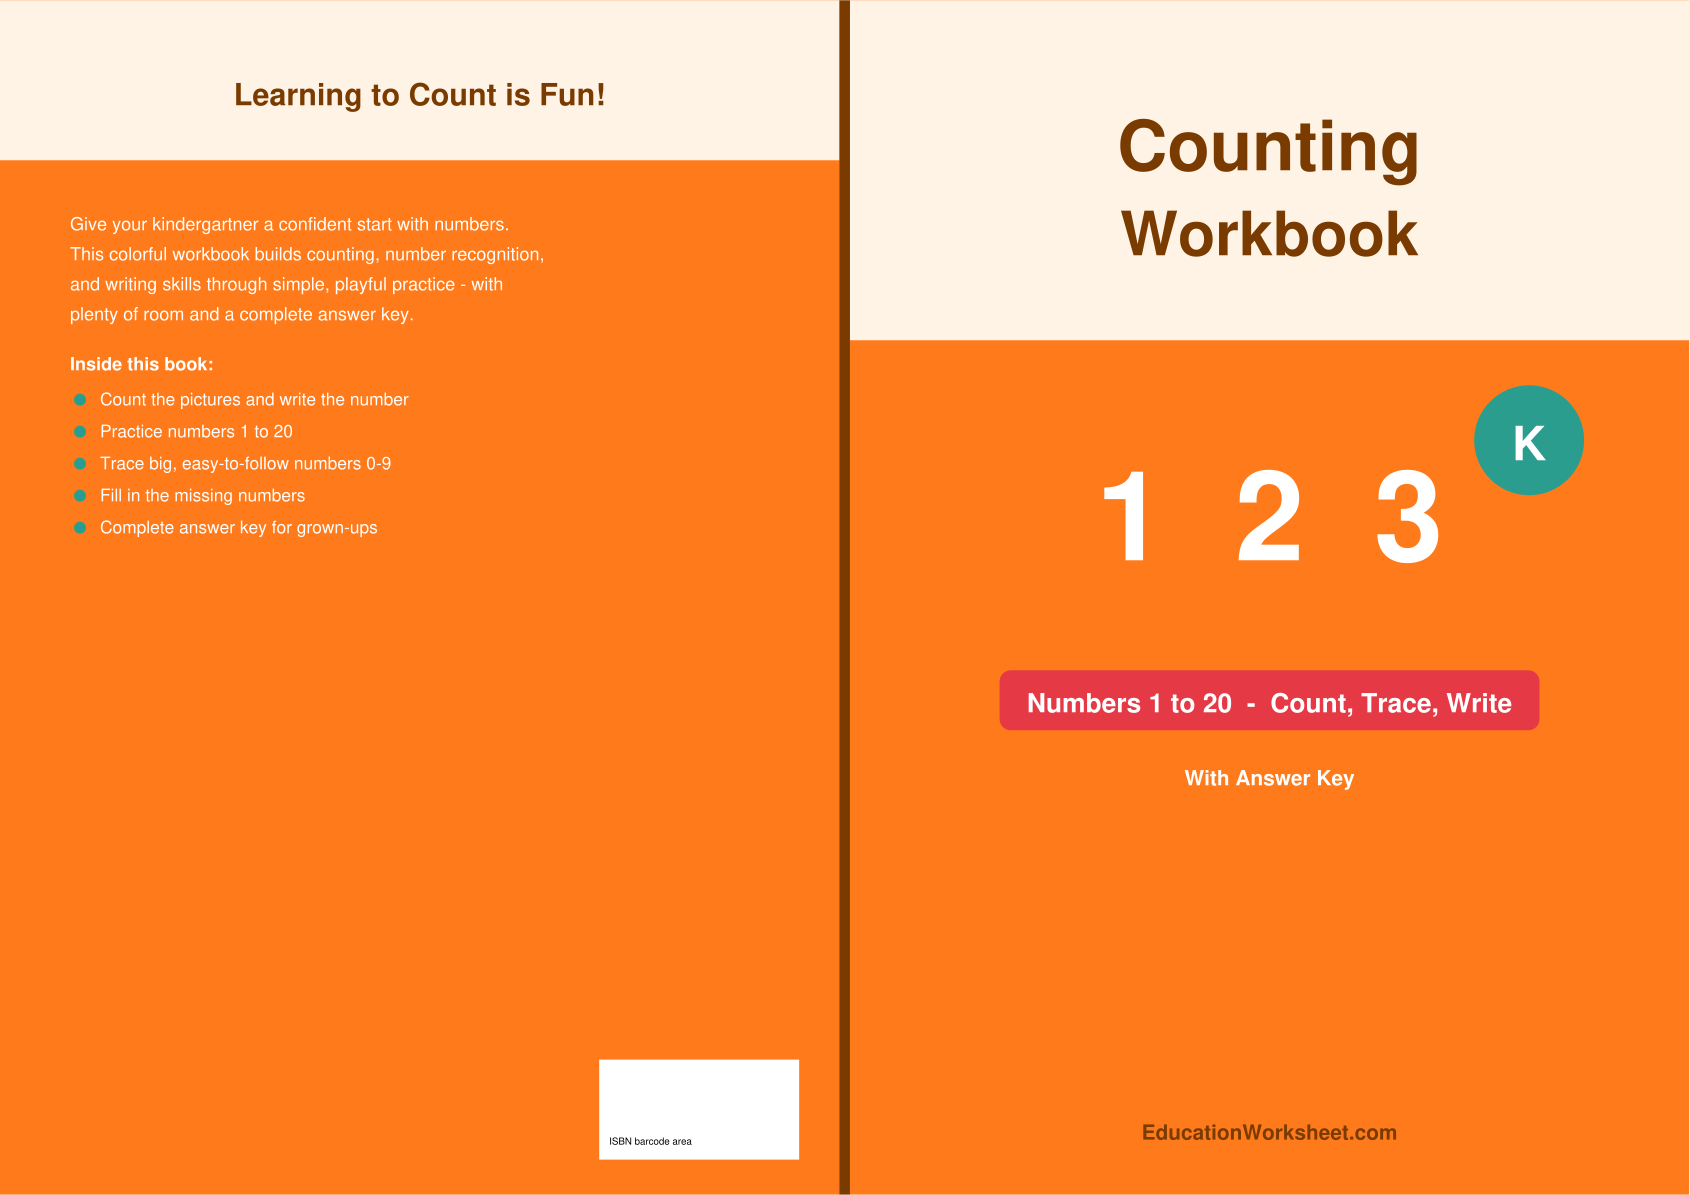

Write the Python code that produced this figure.
from reportlab.lib.units import inch
from reportlab.pdfgen import canvas
from reportlab.lib.colors import black, HexColor, white
pages=48; TW,THh=8.268,11.693; spine=pages*0.002252; bleed=0.125
CW=2*TW+spine+2*bleed; CH=THh+2*bleed
c=canvas.Canvas("kg_cover.pdf", pagesize=(CW*inch,CH*inch)); W=CW*inch; H=CH*inch
back_w=(TW+bleed)*inch; spine_w=spine*inch; front_x0=back_w+spine_w
ORANGE=HexColor("#ff7a1a"); CREAM=HexColor("#fff3e6"); DARK=HexColor("#7a3b00"); TEAL=HexColor("#2a9d8f")
# FRONT
fx=front_x0; front_w=(TW+bleed)*inch; cxf=fx+front_w/2
c.setFillColor(ORANGE); c.rect(fx,0,front_w,H,fill=1,stroke=0)
c.setFillColor(CREAM); c.rect(fx,H-3.4*inch,front_w,3.4*inch,fill=1,stroke=0)
c.setFillColor(DARK); c.setFont("Helvetica-Bold",50)
c.drawCentredString(cxf,H-1.7*inch,"Counting")
c.setFont("Helvetica-Bold",44); c.drawCentredString(cxf,H-2.55*inch,"Workbook")
# big playful numbers
c.setFillColor(white); c.setFont("Helvetica-Bold",90)
nums="1 2 3"; c.drawCentredString(cxf,H-5.6*inch,"1  2  3")
c.setFillColor(TEAL); c.circle(fx+front_w-1.6*inch,H-4.4*inch,0.55*inch,fill=1,stroke=0)
c.setFillColor(white); c.setFont("Helvetica-Bold",34); c.drawCentredString(fx+front_w-1.6*inch,H-4.6*inch,"K")
c.setFillColor(HexColor("#e63946")); c.roundRect(cxf-2.7*inch,H-7.3*inch,5.4*inch,0.6*inch,8,fill=1,stroke=0)
c.setFillColor(white); c.setFont("Helvetica-Bold",19); c.drawCentredString(cxf,H-7.12*inch,"Numbers 1 to 20  -  Count, Trace, Write")
c.setFont("Helvetica-Bold",15); c.drawCentredString(cxf,H-7.85*inch,"With Answer Key")
c.setFillColor(DARK); c.setFont("Helvetica-Bold",15); c.drawCentredString(cxf,0.55*inch,"EducationWorksheet.com")
# SPINE
c.setFillColor(DARK); c.rect(back_w,0,spine_w,H,fill=1,stroke=0)
# BACK
c.setFillColor(ORANGE); c.rect(0,0,back_w,H,fill=1,stroke=0)
c.setFillColor(CREAM); c.rect(0,H-1.6*inch,back_w,1.6*inch,fill=1,stroke=0)
c.setFillColor(DARK); c.setFont("Helvetica-Bold",22); c.drawCentredString(back_w/2,H-1.05*inch,"Learning to Count is Fun!")
c.setFillColor(white); c.setFont("Helvetica",13)
blurb=["Give your kindergartner a confident start with numbers.",
"This colorful workbook builds counting, number recognition,",
"and writing skills through simple, playful practice - with",
"plenty of room and a complete answer key."]
yy=H-2.3*inch
for ln in blurb: c.drawString(0.7*inch,yy,ln); yy-=0.3*inch
c.setFillColor(white); c.setFont("Helvetica-Bold",13); c.drawString(0.7*inch,yy-0.2*inch,"Inside this book:")
yy-=0.55*inch; c.setFont("Helvetica",12.5)
feats=["Count the pictures and write the number","Practice numbers 1 to 20","Trace big, easy-to-follow numbers 0-9","Fill in the missing numbers","Complete answer key for grown-ups"]
for f in feats:
    c.setFillColor(TEAL); c.circle(0.8*inch,yy+4,0.06*inch,fill=1,stroke=0)
    c.setFillColor(white); c.drawString(1.0*inch,yy,f); yy-=0.32*inch
c.setFillColor(white); c.rect(back_w-2.4*inch,0.35*inch,2.0*inch,1.0*inch,fill=1,stroke=0)
c.setFillColor(black); c.setFont("Helvetica",7); c.drawString(back_w-2.3*inch,0.5*inch,"ISBN barcode area")
c.showPage(); c.save()
print("kg_cover.pdf",round(CW,3),"x",round(CH,3),"spine",round(spine,4))
